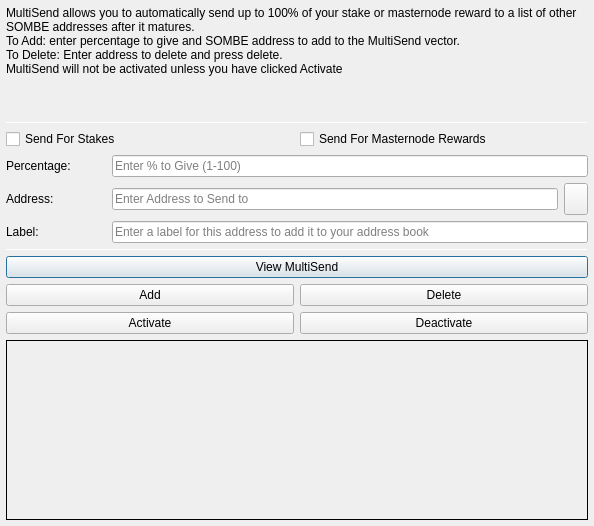
<?xml version="1.0" encoding="UTF-8"?>
<ui version="4.0">
 <class>MultiSendDialog</class>
 <widget class="QDialog" name="MultiSendDialog">
  <property name="windowModality">
   <enum>Qt::NonModal</enum>
  </property>
  <property name="geometry">
   <rect>
    <x>0</x>
    <y>0</y>
    <width>594</width>
    <height>526</height>
   </rect>
  </property>
  <property name="windowTitle">
   <string>MultiSend</string>
  </property>
  <layout class="QVBoxLayout" name="verticalLayout" stretch="0">
   <property name="leftMargin">
    <number>6</number>
   </property>
   <property name="topMargin">
    <number>6</number>
   </property>
   <property name="rightMargin">
    <number>6</number>
   </property>
   <property name="bottomMargin">
    <number>6</number>
   </property>
   <item>
    <layout class="QVBoxLayout" name="verticalLayout_Main" stretch="1,1,1,0,1,1,1">
     <item>
      <widget class="QLabel" name="label_2">
       <property name="lineWidth">
        <number>1</number>
       </property>
       <property name="text">
        <string>MultiSend allows you to automatically send up to 100% of your stake or masternode reward to a list of other SOMBE addresses after it matures.
To Add: enter percentage to give and SOMBE address to add to the MultiSend vector.
To Delete: Enter address to delete and press delete.
MultiSend will not be activated unless you have clicked Activate</string>
       </property>
       <property name="alignment">
        <set>Qt::AlignLeading|Qt::AlignLeft|Qt::AlignTop</set>
       </property>
       <property name="wordWrap">
        <bool>true</bool>
       </property>
      </widget>
     </item>
     <item>
      <widget class="Line" name="line">
       <property name="minimumSize">
        <size>
         <width>0</width>
         <height>1</height>
        </size>
       </property>
       <property name="maximumSize">
        <size>
         <width>16777215</width>
         <height>1</height>
        </size>
       </property>
       <property name="orientation">
        <enum>Qt::Horizontal</enum>
       </property>
      </widget>
     </item>
     <item>
      <layout class="QVBoxLayout" name="verticalLayout_Settings">
       <item>
        <layout class="QHBoxLayout" name="horizontalLayout">
         <item>
          <widget class="QCheckBox" name="multiSendStakeCheckBox">
           <property name="text">
            <string>Send For Stakes</string>
           </property>
          </widget>
         </item>
         <item>
          <widget class="QCheckBox" name="multiSendMasternodeCheckBox">
           <property name="text">
            <string>Send For Masternode Rewards</string>
           </property>
          </widget>
         </item>
        </layout>
       </item>
       <item>
        <layout class="QHBoxLayout" name="horizontalLayout_6">
         <item>
          <widget class="QLabel" name="label">
           <property name="minimumSize">
            <size>
             <width>100</width>
             <height>0</height>
            </size>
           </property>
           <property name="toolTip">
            <string>Percentage of stake to send</string>
           </property>
           <property name="text">
            <string>Percentage:</string>
           </property>
          </widget>
         </item>
         <item>
          <widget class="QLineEdit" name="multiSendPercentEdit">
           <property name="toolTip">
            <string>Enter whole numbers 1 - 100</string>
           </property>
           <property name="placeholderText">
            <string>Enter % to Give (1-100)</string>
           </property>
          </widget>
         </item>
        </layout>
       </item>
       <item>
        <layout class="QHBoxLayout" name="horizontalLayout_7">
         <item>
          <widget class="QLabel" name="label_5">
           <property name="minimumSize">
            <size>
             <width>100</width>
             <height>0</height>
            </size>
           </property>
           <property name="toolTip">
            <string>Address to send portion of stake to</string>
           </property>
           <property name="text">
            <string>Address:</string>
           </property>
          </widget>
         </item>
         <item>
          <widget class="QLineEdit" name="multiSendAddressEdit">
           <property name="toolTip">
            <string/>
           </property>
           <property name="placeholderText">
            <string>Enter Address to Send to</string>
           </property>
          </widget>
         </item>
         <item>
          <widget class="QToolButton" name="addressBookButton">
           <property name="maximumSize">
            <size>
             <width>16777215</width>
             <height>32</height>
            </size>
           </property>
           <property name="toolTip">
            <string>Choose an address from the address book</string>
           </property>
           <property name="text">
            <string/>
           </property>
           <property name="icon">
            <iconset resource="../sombe.qrc">
             <normaloff>:/icons/address-book</normaloff>:/icons/address-book</iconset>
           </property>
           <property name="shortcut">
            <string>Alt+A</string>
           </property>
          </widget>
         </item>
        </layout>
       </item>
      </layout>
     </item>
     <item>
      <layout class="QHBoxLayout" name="horizontalLayout_3">
       <item>
        <widget class="QLabel" name="label_3">
         <property name="minimumSize">
          <size>
           <width>100</width>
           <height>0</height>
          </size>
         </property>
         <property name="text">
          <string>Label:</string>
         </property>
        </widget>
       </item>
       <item>
        <widget class="QLineEdit" name="labelAddressLabelEdit">
         <property name="placeholderText">
          <string>Enter a label for this address to add it to your address book</string>
         </property>
        </widget>
       </item>
      </layout>
     </item>
     <item>
      <widget class="Line" name="line_2">
       <property name="minimumSize">
        <size>
         <width>0</width>
         <height>1</height>
        </size>
       </property>
       <property name="maximumSize">
        <size>
         <width>16777215</width>
         <height>1</height>
        </size>
       </property>
       <property name="orientation">
        <enum>Qt::Horizontal</enum>
       </property>
      </widget>
     </item>
     <item>
      <layout class="QVBoxLayout" name="verticalLayout_Buttons">
       <item>
        <layout class="QHBoxLayout" name="horizontalLayout_4">
         <item>
          <widget class="QPushButton" name="viewButton">
           <property name="toolTip">
            <string/>
           </property>
           <property name="statusTip">
            <string>View MultiSend Vector</string>
           </property>
           <property name="text">
            <string>View MultiSend</string>
           </property>
          </widget>
         </item>
        </layout>
       </item>
       <item>
        <layout class="QHBoxLayout" name="horizontalLayout_2">
         <item>
          <widget class="QPushButton" name="addButton">
           <property name="toolTip">
            <string/>
           </property>
           <property name="statusTip">
            <string>Add to MultiSend Vector</string>
           </property>
           <property name="text">
            <string>Add</string>
           </property>
          </widget>
         </item>
         <item>
          <widget class="QPushButton" name="deleteButton">
           <property name="toolTip">
            <string/>
           </property>
           <property name="statusTip">
            <string>Delete Address From MultiSend Vector</string>
           </property>
           <property name="text">
            <string>Delete</string>
           </property>
          </widget>
         </item>
        </layout>
       </item>
       <item>
        <layout class="QHBoxLayout" name="horizontalLayout_5">
         <item>
          <widget class="QPushButton" name="activateButton">
           <property name="statusTip">
            <string>Activate MultiSend</string>
           </property>
           <property name="text">
            <string>Activate</string>
           </property>
          </widget>
         </item>
         <item>
          <widget class="QPushButton" name="disableButton">
           <property name="statusTip">
            <string>Deactivate MultiSend</string>
           </property>
           <property name="text">
            <string>Deactivate</string>
           </property>
          </widget>
         </item>
        </layout>
       </item>
      </layout>
     </item>
     <item>
      <widget class="QLabel" name="message">
       <property name="minimumSize">
        <size>
         <width>0</width>
         <height>180</height>
        </size>
       </property>
       <property name="frameShape">
        <enum>QFrame::Panel</enum>
       </property>
       <property name="frameShadow">
        <enum>QFrame::Plain</enum>
       </property>
       <property name="lineWidth">
        <number>1</number>
       </property>
       <property name="midLineWidth">
        <number>1</number>
       </property>
       <property name="text">
        <string/>
       </property>
       <property name="alignment">
        <set>Qt::AlignLeading|Qt::AlignLeft|Qt::AlignTop</set>
       </property>
       <property name="wordWrap">
        <bool>true</bool>
       </property>
      </widget>
     </item>
    </layout>
   </item>
  </layout>
 </widget>
 <resources>
  <include location="../sombe.qrc"/>
 </resources>
 <connections/>
</ui>
